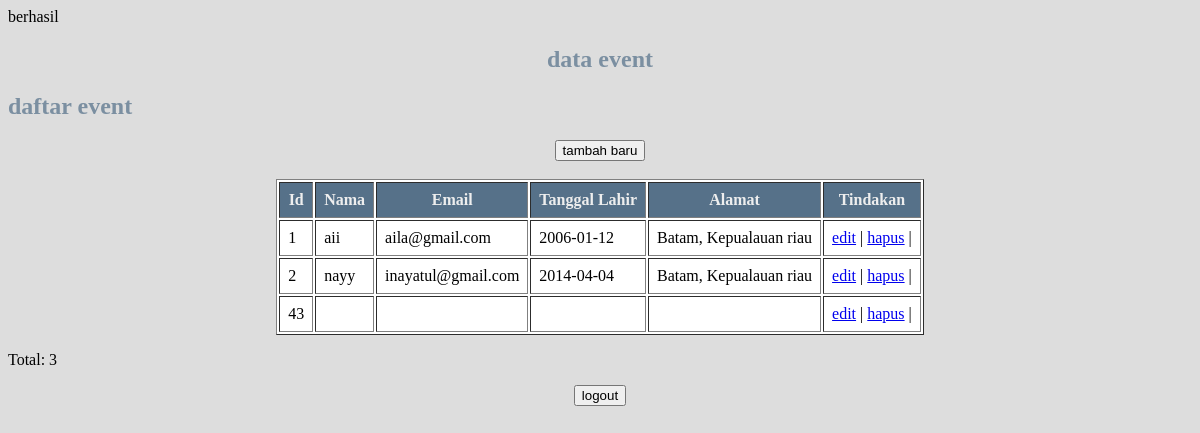
The app's page /admin/index.php with its own data.
### tables this page shows
CREATE TABLE `pendaftaran_event` (
  `id` int(20) NOT NULL,
  `nama` varchar(100) NOT NULL,
  `email` text NOT NULL,
  `tanggal_lahir` varchar(100) NOT NULL,
  `alamat` varchar(100) NOT NULL
);

### admin/index.php (the view, shortened to what this page needs)
<?php include ('koneksi.php');
session_start();?>
<!DOCTYPE html>
<html>
<head>
</head>
	<center><h2>data event</h2></center>
	<link rel="stylesheet" type="text/css" href="styleindex.css">
<body>
	<header><h2>daftar event</h2></header>
	<center><nav><a href="v_form.php"><button>tambah baru</button></a></nav></center>
	<br>
	<table border="1" cellpadding="8" align="center" bgcolor="white">
	<thread>
	<tr>
		<th>Id</th>
		<th>Nama</th>
		<th>Email</th>
		<th>Tanggal Lahir</th>
		<th>Alamat</th>
		<th>Tindakan</th>
	</tr>
</thread>
<body>
	<?php
	$sql = "SELECT * FROM pendaftaran_event";
	$query = mysqli_query($koneksi,$sql);
	while ($pendaftaran_event = mysqli_fetch_array($query)){
	echo "<tr>";
	echo "<td>".$pendaftaran_event['id']."</td>";
	echo "<td>".$pendaftaran_event['nama']."</td>";
	echo "<td>".$pendaftaran_event['email']."</td>";
	echo "<td>".$pendaftaran_event['tanggal_lahir']."</td>";
	echo "<td>".$pendaftaran_event['alamat']."</td>";
	echo "<td>";
	echo "<a href ='edit.php?id=".$pendaftaran_event['id']."'>edit</a> | ";
	echo "<a href ='hapus.php?id=".$pendaftaran_event['id']."'>hapus</a> |";
	}
	?>
</body>
	</table>
	<p>Total:
		<?php echo mysqli_num_rows($query) ?>
		<br>
		<center><nav><a href="/PKL_dataevent/data.php"><button>logout</button></a></nav></center></p>
</body>
</html>

### admin/styleindex.css (style rules this page uses)
body { background:#DDDDDD; font-family:garamon; }
h2 { color:#7B8FA1; }
th { color:EEEEEE; background:#567189; font-size:50 pt; }

### records on screen
pendaftaran_event: id "1", nama "aii", email "aila@gmail.com", tanggal_lahir "2006-01-12", alamat "Batam, Kepualauan riau"
pendaftaran_event: id "2", nama "nayy", email "inayatul@gmail.com", tanggal_lahir "2014-04-04", alamat "Batam, Kepualauan riau"
pendaftaran_event: id "43"

### other values on screen
mysqli_num_rows($query) "3"
